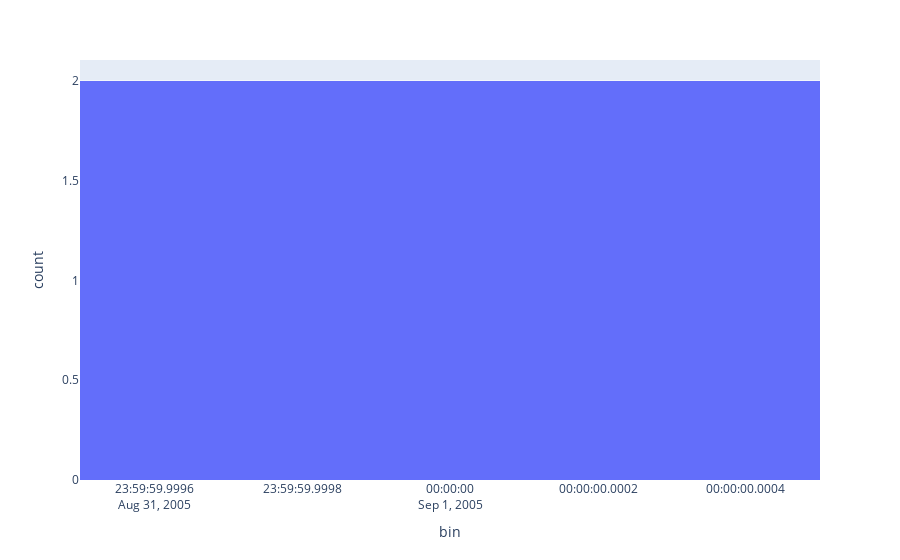

Here is the notebook cell this chart was saved with:
### Code cell
import plotly.express as px
# Here we use a column with categorical data
fig = px.histogram(df, x="bin")
fig.show()

### Figure 1 — Plotly figure (JSON) as saved in the notebook; plotly's stock layout.template omitted (floating-point values rounded to 4 significant figures)
{"data": [{"alignmentgroup": "True", "bingroup": "x", "hovertemplate": "bin=%{x}<br>count=%{y}<extra></extra>", "legendgroup": "", "marker": {"color": "#636efa"}, "name": "", "offsetgroup": "", "orientation": "v", "showlegend": false, "type": "histogram", "x": ["35-39", "25-29", "30-34", "15-19", "35-39", "10-14", "50-54", "20-24", "40-44", "25-29", "35-39", "15-19", "20-24", "05-9", "50-54", "20-24", "20-24", "25-29", "05-9", "0-4", "30-34", "30-34", "20-24", "15-19", "10-14", "30-34", "40-44", "15-19", "30-34", "45-49", "25-29", "25-29", "50-54", "15-19", "15-19", "25-29", "10-14", "35-39", "10-14", "30-34", "30-34", "25-29", "40-44", "20-24", "15-19", "10-14", "20-24", "15-19", "30-34", "20-24", "30-34", "10-14", "35-39", "30-34", "25-29", "15-19", "30-34", "40-44", "20-24", "10-14", "15-19", "10-14", "40-44", "45-49", "20-24", "20-24", "30-34", "20-24", "25-29", "30-34", "10-14", "20-24", "20-24", "35-39", "10-14", "25-29", "15-19", "10-14", "30-34", "15-19"], "xaxis": "x", "yaxis": "y"}], "layout": {"autosize": true, "barmode": "relative", "legend": {"tracegroupgap": 0}, "margin": {"t": 60}, "xaxis": {"anchor": "y", "autorange": true, "domain": [0, 1], "range": ["2005-08-31 23:59:59.9995", "2005-09-01 00:00:00.0005"], "title": {"text": "bin"}, "type": "date"}, "yaxis": {"anchor": "x", "autorange": true, "domain": [0, 1], "range": [0, 2.105], "title": {"text": "count"}}}}
